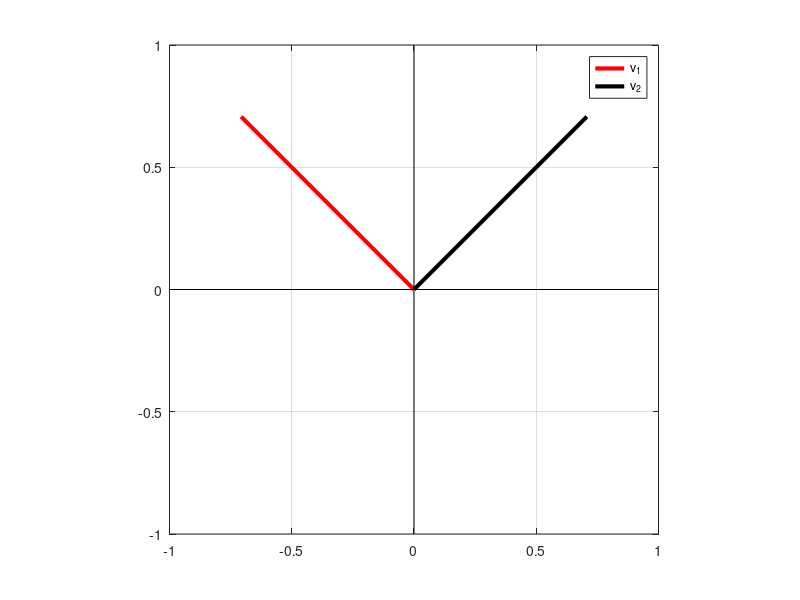

This figure's MATLAB source:
%%
%     COURSE: Linear algebra: theory and implementation
%    SECTION: Eigendecomposition
%      VIDEO: Finding eigenvectors
% Instructor: sincxpress.com
% Course url: https://www.udemy.com/course/linear-algebra-theory-and-implementation/?couponCode=202110
%
%%
clear, clc

%%

% matrix
A = [1 2; 2 1];

% eigenvectors; eigenvalues are stored in matrix because of diagonalisation
% IMPORTANT: the eigenvectors come in columns !!
[evecs,evals] = eig(A);

% convert eigenvalues to vector
evals = diag( evals );


% compute the norm of each eigenvector
mag_v1 = sqrt( sum(evecs(:,1).^2) );
mag_v2 = sqrt( sum(evecs(:,2).^2) );


% plot
figure(2), clf
plot([0 evecs(1,1)],[0 evecs(2,1)],'r','linew',3)
hold on
plot([0 evecs(1,2)],[0 evecs(2,2)],'k','linew',3)

axis([-1 1 -1 1])
grid on, axis square
plot(get(gca,'xlim'),[0 0],'k')
plot([0 0],get(gca,'ylim'),'k')
legend({'v_1';'v_2'})

%% done.
